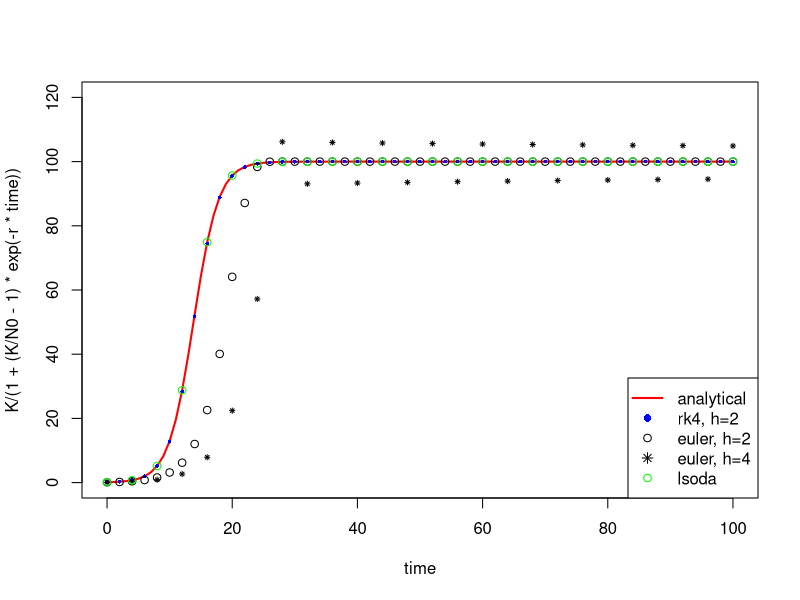

R code for this plot:
library(deSolve)


### Name: rk4
### Title: Solve System of ODE (Ordinary Differential Equation)s by Euler's
###   Method or Classical Runge-Kutta 4th Order Integration.
### Aliases: rk4 euler euler.1D
### Keywords: math

### ** Examples

## =======================================================================
## Example: Analytical and numerical solutions of logistic growth
## =======================================================================

## the derivative of the logistic
logist <- function(t, x, parms) {
  with(as.list(parms), {
    dx <- r * x[1] * (1 - x[1]/K)
    list(dx)
  })
}

time  <- 0:100
N0    <- 0.1; r <- 0.5; K <- 100
parms <- c(r = r, K = K)
x <- c(N = N0)

## analytical solution
plot(time, K/(1 + (K/N0-1) * exp(-r*time)), ylim = c(0, 120),
  type = "l", col = "red", lwd = 2)

## reasonable numerical solution with rk4
time <- seq(0, 100, 2)
out <- as.data.frame(rk4(x, time, logist, parms))
points(out$time, out$N, pch = 16, col = "blue", cex = 0.5)

## same time step with euler, systematic under-estimation
time <- seq(0, 100, 2)
out <- as.data.frame(euler(x, time, logist, parms))
points(out$time, out$N, pch = 1)

## unstable result
time <- seq(0, 100, 4)
out <- as.data.frame(euler(x, time, logist, parms))
points(out$time, out$N, pch = 8, cex = 0.5)

## method with automatic time step
out <- as.data.frame(lsoda(x, time, logist, parms))
points(out$time, out$N, pch = 1, col = "green")

legend("bottomright",
  c("analytical","rk4, h=2", "euler, h=2",
    "euler, h=4", "lsoda"),
  lty = c(1, NA, NA, NA, NA), lwd = c(2, 1, 1, 1, 1),
  pch = c(NA, 16, 1, 8, 1),
  col = c("red", "blue", "black", "black", "green"))
